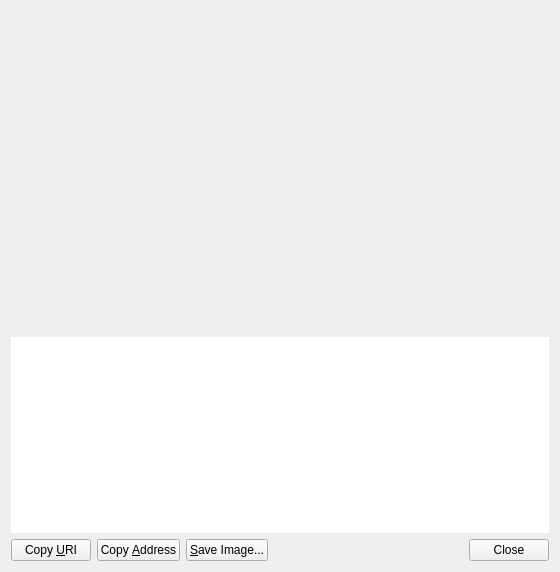
<?xml version="1.0" encoding="UTF-8"?>
<ui version="4.0">
 <class>AddressQRcode</class>
 <widget class="QWidget" name="AddressQRcode">
  <property name="geometry">
   <rect>
    <x>0</x>
    <y>0</y>
    <width>560</width>
    <height>572</height>
   </rect>
  </property>
  <property name="windowTitle">
   <string>Form</string>
  </property>
  <layout class="QVBoxLayout" name="verticalLayout">
   <item>
    <widget class="QRImageWidget" name="lblQRCode">
     <property name="sizePolicy">
      <sizepolicy hsizetype="Expanding" vsizetype="Fixed">
       <horstretch>0</horstretch>
       <verstretch>0</verstretch>
      </sizepolicy>
     </property>
     <property name="minimumSize">
      <size>
       <width>300</width>
       <height>320</height>
      </size>
     </property>
     <property name="toolTip">
      <string>QR Code</string>
     </property>
     <property name="textFormat">
      <enum>Qt::PlainText</enum>
     </property>
     <property name="alignment">
      <set>Qt::AlignCenter</set>
     </property>
     <property name="wordWrap">
      <bool>true</bool>
     </property>
    </widget>
   </item>
   <item>
    <widget class="QTextEdit" name="outUri">
     <property name="sizePolicy">
      <sizepolicy hsizetype="Expanding" vsizetype="Expanding">
       <horstretch>0</horstretch>
       <verstretch>0</verstretch>
      </sizepolicy>
     </property>
     <property name="minimumSize">
      <size>
       <width>0</width>
       <height>50</height>
      </size>
     </property>
     <property name="frameShape">
      <enum>QFrame::NoFrame</enum>
     </property>
     <property name="frameShadow">
      <enum>QFrame::Plain</enum>
     </property>
     <property name="tabChangesFocus">
      <bool>true</bool>
     </property>
     <property name="textInteractionFlags">
      <set>Qt::TextSelectableByKeyboard|Qt::TextSelectableByMouse</set>
     </property>
    </widget>
   </item>
   <item>
    <layout class="QHBoxLayout" name="horizontalLayout">
     <item>
      <widget class="QPushButton" name="btnCopyURI">
       <property name="text">
        <string>Copy &amp;URI</string>
       </property>
       <property name="autoDefault">
        <bool>false</bool>
       </property>
      </widget>
     </item>
     <item>
      <widget class="QPushButton" name="btnCopyAddress">
       <property name="text">
        <string>Copy &amp;Address</string>
       </property>
       <property name="autoDefault">
        <bool>false</bool>
       </property>
      </widget>
     </item>
     <item>
      <widget class="QPushButton" name="btnSaveAs">
       <property name="text">
        <string>&amp;Save Image...</string>
       </property>
       <property name="autoDefault">
        <bool>false</bool>
       </property>
      </widget>
     </item>
     <item>
      <spacer name="horizontalSpacer_2">
       <property name="orientation">
        <enum>Qt::Horizontal</enum>
       </property>
       <property name="sizeHint" stdset="0">
        <size>
         <width>40</width>
         <height>20</height>
        </size>
       </property>
      </spacer>
     </item>
     <item>
      <widget class="QDialogButtonBox" name="buttonBox">
       <property name="standardButtons">
        <set>QDialogButtonBox::Close</set>
       </property>
      </widget>
     </item>
    </layout>
   </item>
  </layout>
 </widget>
 <customwidgets>
  <customwidget>
   <class>QRImageWidget</class>
   <extends>QLabel</extends>
   <header>receiverequestdialog.h</header>
  </customwidget>
 </customwidgets>
 <resources/>
 <connections/>
</ui>
